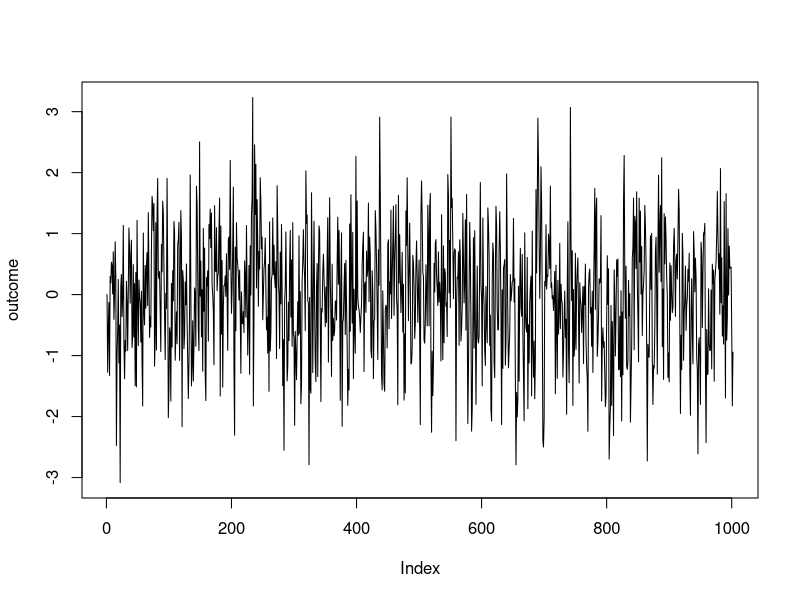
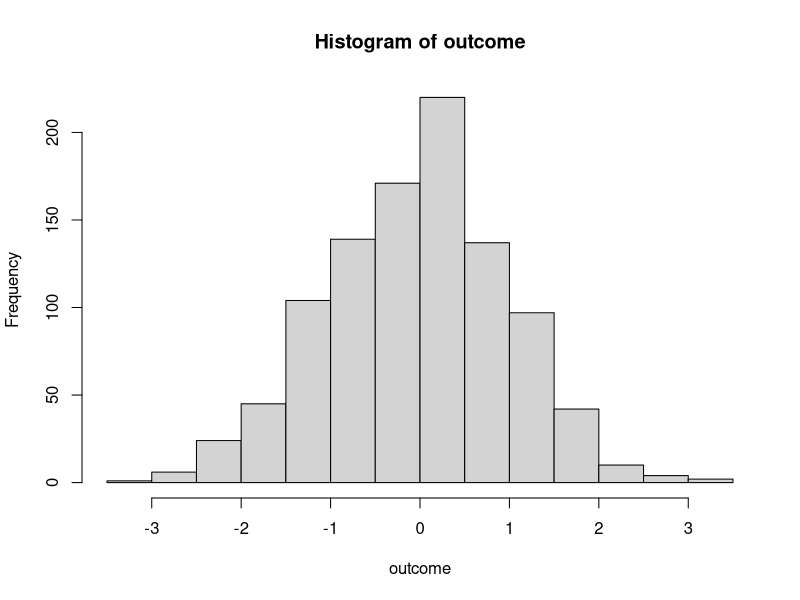

Source code (R) for these figures, in order:
## ---- chunk 1
scores = c(16, 14, 19, 17, 15, 20, 16, 14, 17, 
           15, 20, 17, 18, 19, 15, 17, 16, 18, 
           15, 17, 18, 14, 16, 15, 17, 14, 20)
## ---- chunk 2
low.to.hi = ((scores[1:26] < mean(scores)) * (scores[2:27] > mean(scores)))
hi.to.low = ((scores[1:26] > mean(scores)) * (scores[2:27] < mean(scores)))
crosses.mean = low.to.hi + hi.to.low
total.crossings = sum(crosses.mean)
## ---- chunk 3
outcome = c(0) # this is the starting value
phi = c(.25)
sigma = 1 # deviation of the process
t = 1000 # number of time periods
p = 1 # order

for(i in p:(t+p)){
    outcome = c(outcome, sum(outcome[(i-p+1):i] * phi) + rnorm(1,0,sigma**2))
}
## ---- chunk 4
plot(outcome, type='l')
## ---- chunk 5
hist(outcome)
## ---- chunk 6
model = ar(outcome)
## ---- chunk 7
k=3
model.bad.specification = ar(outcome, aic=FALSE, order.max=k)
